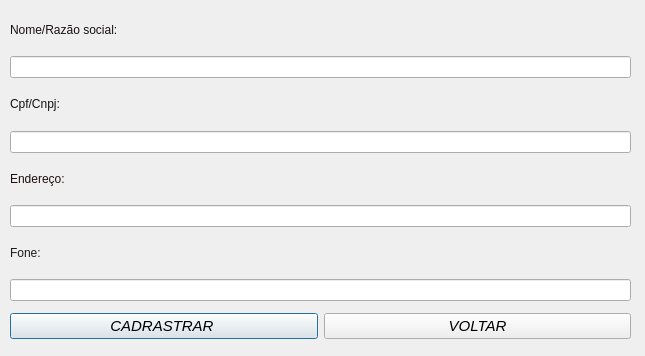
<?xml version="1.0" encoding="UTF-8"?>
<ui version="4.0">
 <class>CadrastroCliente</class>
 <widget class="QDialog" name="CadrastroCliente">
  <property name="geometry">
   <rect>
    <x>0</x>
    <y>0</y>
    <width>645</width>
    <height>356</height>
   </rect>
  </property>
  <property name="windowTitle">
   <string>Dialog</string>
  </property>
  <widget class="QWidget" name="layoutWidget">
   <property name="geometry">
    <rect>
     <x>10</x>
     <y>10</y>
     <width>621</width>
     <height>291</height>
    </rect>
   </property>
   <layout class="QVBoxLayout" name="verticalLayout">
    <item>
     <widget class="QLabel" name="label">
      <property name="text">
       <string>&lt;html&gt;&lt;head/&gt;&lt;body&gt;&lt;p&gt;&lt;span style=&quot; color:#181111;&quot;&gt;Nome/Razão social:&lt;/span&gt;&lt;/p&gt;&lt;/body&gt;&lt;/html&gt;</string>
      </property>
     </widget>
    </item>
    <item>
     <widget class="QLineEdit" name="linenome"/>
    </item>
    <item>
     <widget class="QLabel" name="label_2">
      <property name="text">
       <string>&lt;html&gt;&lt;head/&gt;&lt;body&gt;&lt;p&gt;&lt;span style=&quot; color:#101010;&quot;&gt;Cpf/Cnpj:&lt;/span&gt;&lt;/p&gt;&lt;/body&gt;&lt;/html&gt;</string>
      </property>
     </widget>
    </item>
    <item>
     <widget class="QLineEdit" name="linecpf"/>
    </item>
    <item>
     <widget class="QLabel" name="label_5">
      <property name="text">
       <string>&lt;html&gt;&lt;head/&gt;&lt;body&gt;&lt;p&gt;&lt;span style=&quot; color:#1d0f0f;&quot;&gt;Endereço:&lt;/span&gt;&lt;/p&gt;&lt;/body&gt;&lt;/html&gt;</string>
      </property>
     </widget>
    </item>
    <item>
     <widget class="QLineEdit" name="lineendereco"/>
    </item>
    <item>
     <widget class="QLabel" name="label_3">
      <property name="text">
       <string>&lt;html&gt;&lt;head/&gt;&lt;body&gt;&lt;p&gt;&lt;span style=&quot; color:#1f1a1a;&quot;&gt;Fone:&lt;/span&gt;&lt;/p&gt;&lt;/body&gt;&lt;/html&gt;</string>
      </property>
     </widget>
    </item>
    <item>
     <widget class="QLineEdit" name="linefone"/>
    </item>
   </layout>
  </widget>
  <widget class="QWidget" name="layoutWidget">
   <property name="geometry">
    <rect>
     <x>10</x>
     <y>310</y>
     <width>621</width>
     <height>32</height>
    </rect>
   </property>
   <layout class="QHBoxLayout" name="horizontalLayout">
    <item>
     <widget class="QPushButton" name="cadrastrarButton">
      <property name="font">
       <font>
        <pointsize>11</pointsize>
        <weight>50</weight>
        <italic>true</italic>
        <bold>false</bold>
       </font>
      </property>
      <property name="text">
       <string>CADRASTRAR </string>
      </property>
     </widget>
    </item>
    <item>
     <widget class="QPushButton" name="cancelarButton">
      <property name="font">
       <font>
        <pointsize>11</pointsize>
        <weight>50</weight>
        <italic>true</italic>
        <bold>false</bold>
       </font>
      </property>
      <property name="text">
       <string>VOLTAR</string>
      </property>
     </widget>
    </item>
   </layout>
   <zorder>cancelarButton</zorder>
   <zorder>cadrastrarButton</zorder>
  </widget>
  <widget class="QLabel" name="label_4">
   <property name="geometry">
    <rect>
     <x>350</x>
     <y>0</y>
     <width>61</width>
     <height>15</height>
    </rect>
   </property>
   <property name="text">
    <string/>
   </property>
  </widget>
 </widget>
 <resources/>
 <connections/>
</ui>
